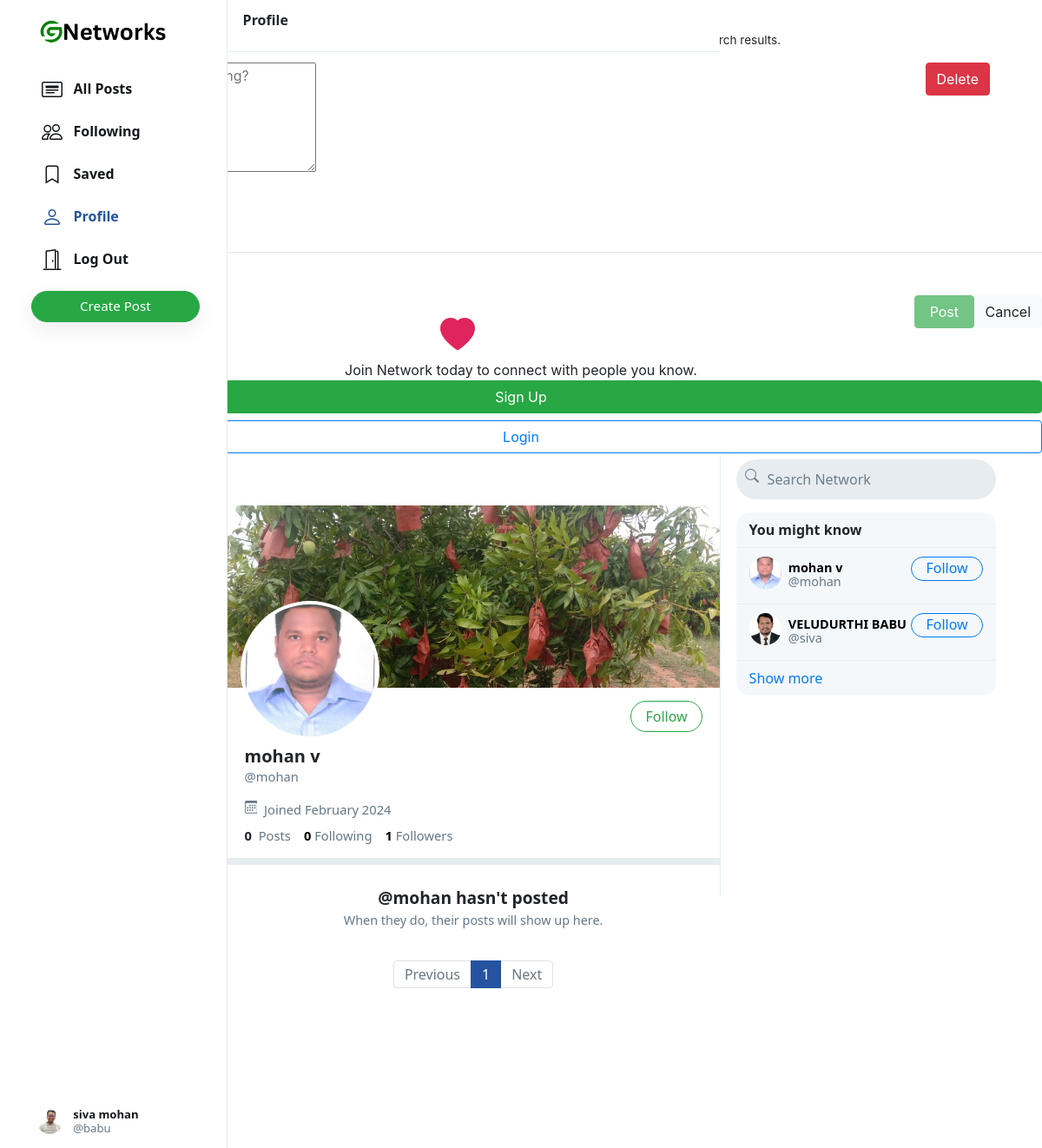
Screenshot of /mohan (signed in) with the database file from the repository.
### network/models.py (models this page shows, shortened)
class User(AbstractUser):
    profile_pic = models.ImageField(upload_to='profile_pic/')
    bio = models.TextField(max_length=160, blank=True, null=True)
    cover = models.ImageField(upload_to='covers/', blank=True)
    def __str__(self):
        return self.username

### network/views.py (the view)
# urls.py: path("<str:username>", views.profile, name='profile'),
def profile(request, username):
    user = User.objects.get(username=username)
    all_posts = Post.objects.filter(creater=user).order_by('-date_created')
    paginator = Paginator(all_posts, 10)
    page_number = request.GET.get('page')
    if page_number == None:
        page_number = 1
    posts = paginator.get_page(page_number)
    followings = []
    suggestions = []
    follower = False
    if request.user.is_authenticated:
        followings = Follower.objects.filter(followers=request.user).values_list('user', flat=True)
        suggestions = User.objects.exclude(pk__in=followings).exclude(username=request.user.username).order_by("?")[:6]
        if request.user in Follower.objects.get(user=user).followers.all():
            follower = True
    follower_count = Follower.objects.get(user=user).followers.all().count()
    following_count = Follower.objects.filter(followers=user).count()
    return render(request, 'network/profile.html', {
        "username": user,
        "posts": posts,
        "posts_count": all_posts.count(),
        "suggestions": suggestions,
        "page": "profile",
        "is_follower": follower,
        "follower_count": follower_count,
        "following_count": following_count
    })

### network/templates/network/profile.html (shortened to what this page needs)
{% extends 'network/index.html' %}
{% load static %}
{% block profile %}
    <div class="profile-view" data-user="{{username.username}}">
        <div class="cover-image" style="background-image: url(/media/{{username.cover}})"></div>
        <div class="profile-image" style="background-image: url(/media/{{username.profile_pic}})"></div>
        <div class="profile-details">
            <div>
                {% if user.username == username.username %}
                    <button class="btn btn-outline-success float-right" id="edit-profile-btn">Edit Profile</button>
                {% elif is_follower %}
                    <button class="btn btn-primary float-right" onclick="unfollow_user(this,'{{username.username}}','edit_page')" id="following-btn">Following</button>
                {% else %}
                    <button class="btn btn-outline-success float-right" onclick="follow_user(this,'{{username.username}}','edit_page')" id="follow-btn">Follow</button>
                {% endif %}
            </div>
            <div class="details-data">
                <h5>{{username.first_name}} {{username.last_name}}</h5>
                <div class="grey">@{{username.username}}</div>
                <div class="grey" style="padding: 8px 0px;">
                    &nbsp;Joined {{username.date_joined | date:"F Y"}}
                </div>
                <div>
                    <strong>
                        {{posts_count}}
                    </strong>
                    &nbsp;<span class="grey">Posts</span>
                    <a href="#">
                        <strong id="following__count">{{following_count | default:0}}</strong>&nbsp;<span class="grey">Following</span>
                    </a>
                    <a href="#">
                        <strong id="follower__count">{{follower_count | default:0}}</strong>&nbsp;<span class="grey">Followers</span>
                    </a>
                </div>
            </div>
        </div>
    </div>
    <div class="space"></div>
{% endblock %}
{% block emptyprofile %}
    <center>
        <br>
        <strong style="font-size: 1.2em;">@{{username}} hasn't posted</strong>
        <div class="grey" style="font-size: .9em;">When they do, their posts will show up here.</div>
    </center>
{% endblock %}

### network/templates/network/layout.html (shortened to what this page needs)
{% load static %}
<!DOCTYPE html>
<html lang="en">
    <head>
        <link rel="stylesheet" href="https://stackpath.bootstrapcdn.com/bootstrap/4.4.1/css/bootstrap.min.css">
        <link href="{% static 'network/styles.css' %}" rel="stylesheet">
    </head>
    <body>
        <div class="popup">
            <div class="small-popup">
                <div style="margin-bottom: 10px; font-size: 1.1em;"><strong>Delete Post?</strong></div>
                <div class="grey" style="font-size: .85em; margin-bottom: 15px;">
                    This can’t be undone and it will be removed from your profile, the timeline of any accounts that follow you, and from Network search results.
                </div>
                <div style="padding: 0px 5%;">
                    <button class="btn btn-light float-left" onclick="remove_popup()">Cancel</button>
                    <button class="btn btn-danger float-right" id="delete_post_btn">Delete</button>
                </div>
            </div>
            <div class="large-popup">
                <div>
                    <div class="form-area">
                        <form action="{% url 'createpost' %}" method="POST" class="newpost" enctype="multipart/form-data">
                            <div id='img-div'>
                                <button id="del-img" type='button'>
                                </button>
                            </div>
                            <hr>
                            <div class="form-action-btns">
                                <div>
                                    <label for="insert-img" class="icon-btn form-icon-btn">
                                        <span style="font-size: 0.95em;">&nbsp;Photo</span>
                                    </label>
                                </div>
                                <div>
                                    <button class="btn btn-light float-right cancel-post" type="button" onclick="remove_popup()">Cancel</button>
                                    <input type="submit" class="btn btn-success float-right submit-btn" value="&nbsp;Post&nbsp;" disabled>
                                </div>
                            </div>
                        </form>
                    </div>
                </div>
            </div>
            <div class="login-popup">
                <div onclick="remove_popup()" class="icon-btn">
                </div>
                <center>
                    <div class="icon-div">
                        <svg width="2.5em" height="2.5em" viewBox="0 0 16 16" class="bi bi-heart-fill" fill="#e0245e" xmlns="http://www.w3.org/2000/svg">
                            <path fill-rule="evenodd" d="M8 1.314C12.438-3.248 23.534 4.735 8 15-7.534 4.736 3.562-3.248 8 1.314z"/>
                        </svg>
                    </div>
                    <div class="main_text-div">
                        <div class="grey">
                            Join Network today to connect with people you know.
                        </div>
                    </div>
                    <div class="btn-div">
                        <button class="btn btn-success btn-block" onclick="goto_register()">Sign Up</button>
                        <button class="btn btn-outline-primary btn-block" onclick="goto_login()">Login</button>
                    </div>
                </center>
            </div>
        </div>
        <div class="body" data-page="{{page}}">
            <div class="sidenav">
                <a href="{% url 'index' %}" class="navbar-brand">
                    <img src="{% static 'network/Images/logo.png' %}" height="31px">
                </a>
                <div style="height: 100%;">
                    <div>
                        <div>
                            <ul>
                                <li class="nav-item" id="all_posts">
                                <a href="{% url 'index' %}" class="nav-link">
                                    <div>
                                        &nbsp;&nbsp;All Posts
                                    </div>
                                </a>
                                </li>
                                {% if user.is_authenticated %}
                                    <li class="nav-item" id="following">
                                        <a href="{% url 'following' %}" class="nav-link">
                                            <div>
                                                &nbsp;&nbsp;Following
                                            </div>
                                        </a>
                                    </li>
                                    <li class="nav-item" id="saved">
                                        <a href="{% url 'saved' %}" class="nav-link">
                                            <div>
                                                <svg width="1.5em" height="1.5em" viewBox="0 0 16 16" class="bi bi-bookmark" fill="currentColor" xmlns="http://www.w3.org/2000/svg">
                                                    <path fill-rule="evenodd" d="M8 12l5 3V3a2 2 0 0 0-2-2H5a2 2 0 0 0-2 2v12l5-3zm-4 1.234l4-2.4 4 2.4V3a1 1 0 0 0-1-1H5a1 1 0 0 0-1 1v10.234z"/>
                                                  </svg>
                                                &nbsp;&nbsp;Saved
                                            </div>
                                        </a>
                                    </li>
                                    <li class="nav-item" id="profile">
                                        <a href="{% url 'profile' user.username %}" class="nav-link">
                                            <div>
                                                &nbsp;&nbsp;Profile
                                            </div>
                                        </a>
                                    </li>
                                    <li class="nav-item" id="logout">
                                        <a href="{% url 'logout' %}" class="nav-link">
                                            <div>
                                                &nbsp;&nbsp;Log Out
                                            </div>
                                        </a>
                                    </li>
                                {% endif %}
                            </ul>
                        </div>
                        {% if user.is_authenticated %}
                            <button id="popup-btn" class="btn btn-success new-post-btn" onclick="createpost()">Create Post</button>
                        {% endif %}
                    </div>
                    <div style="position: absolute; bottom: 10px;">
                        {% if user.is_authenticated %}
                            <li class="nav-item sidenav-user">
                                <a href="{% url 'profile' user.username %}" class="nav-link">
                                    <div class="user_account">
                                        <div class="small-profilepic" style="float: left; background-image: url(/media/{{user.profile_pic}})"></div>
                                        <div style="height: 2.7vw; margin: auto;">
                                            <div style="margin-top: 4px;"><strong>{{user.first_name}} {{user.last_name}}</strong></div>
                                            <div class="grey" style="margin-top: 4px;">@{{ user.username }}</div>
                                        </div>
                                    </div>
                                </a>
                            </li>
                        {% endif %}
                    </div>
                </div>
            </div>
            {% block body %}
            {% endblock %}
            <div class="right-div">
                <nav class="head">
                    <form action="#">
                        <div class="search-div">
                            <div>
                            </div>
                            <input type="text" name="query" id="search-box" placeholder="Search Network">
                        </div>
                    </form>
                </nav>
                <div class='right-div-content'>
                    <div class="space" style="background-color: white;"></div>
                    {% if user.is_authenticated %}
                        <div class="suggestion-box">
                            <div class="suggestion-header">
                                You might know
                            </div>
                            {% for suggestion in suggestions %}
                                <div class="suggestion-user">
                                    <div>
                                        <a href="{% url 'profile' suggestion.username %}">
                                            <div class="small-profilepic" style="background-image: url(/media/{{suggestion.profile_pic}})"></div>
                                        </a>
                                    </div>
                                    <div class="user-details">
                                        <a href="{% url 'profile' suggestion.username %}">
                                            <div id="user-name">
                                                <strong>
                                                    {{suggestion.first_name}} {{suggestion.last_name}}
                                                </strong>
                                            </div>
                                            <div class="grey">@{{suggestion.username}}</div>
                                        </a>
                                    </div>
                                    <div>
                                        <button class="btn btn-outline-primary" type="button" onclick="follow_user(this,'{{suggestion.username}}','suggestion')">Follow</button>
                                    </div>
                                </div>
                            {% empty %}
                                    <div style="text-align: center; border-bottom: .5px solid #e6ecf0; padding: 10px 15px;">
                                        <span class="grey" style="font-size: .9em;">No suggestions available.</span>
                                    </div>
                            {% endfor %}
                            <div class="suggestion-footer">
                                <a href="#">Show more</a>
                            </div>
                        </div>
                    {% endif %}
                </div>
            </div>
        </div>
    </body>
</html>

### rows the page displays
User: profile_pic (picture), first_name "siva", last_name "mohan", username "babu"
User: cover (picture), profile_pic (picture), first_name "mohan", last_name "v", username "mohan", date_joined "February 2024"
User: profile_pic (picture), first_name "VELUDURTHI", last_name "BABU", username "siva"

### other values shown
{{ posts_count }} "0"
{{ following_count | default:0 }} "0"
{{ follower_count | default:0 }} "1"
{{ each }} "1"
